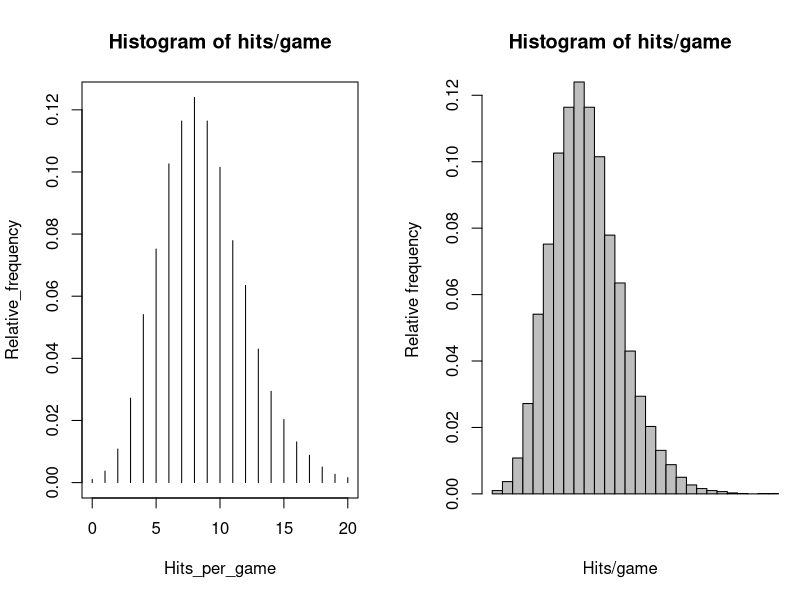

Write R code to recreate this figure.
#Ex1.9, Page 17

Hits_per_game<-0:27
No_of_games<-c(20,72,209,527,1048,1457,1988,2256,2403,2256,1967,1509,1230,834,569,393,253,171,97,53,31,19,13,5,1,0,1,1)
sum1<-sum(No_of_games)
Relative_frequency<-round(No_of_games/sum1,digits=4)
df1<-data.frame(Hits_per_game,No_of_games,Relative_frequency)
print(df1)

#Proportion of games with atmost 2 hits
f1<-0
for(i in Hits_per_game){
  if(i<=2){
    f1<-f1+df1[i+1,3]
  }
}
print(paste("Proportion of games with atmost two hits:",f1))

#Proportion of games with between 5 and 10 hits
f2<-0
for(j in Hits_per_game){
  if(j>=5 && j<=10){
    f2<-f2+df1[j+1,3]
  }
}
print(paste("Proportion of games with between 5 and 10 hits:",f2))

par(mfrow=c(1,2))
plot(Hits_per_game,Relative_frequency,type="h",xlim=c(0,20),main="Histogram of hits/game")
barplot(Relative_frequency,width=1,space=0,xlim=c(0,25),main="Histogram of hits/game",xlab="Hits/game",ylab="Relative frequency")
